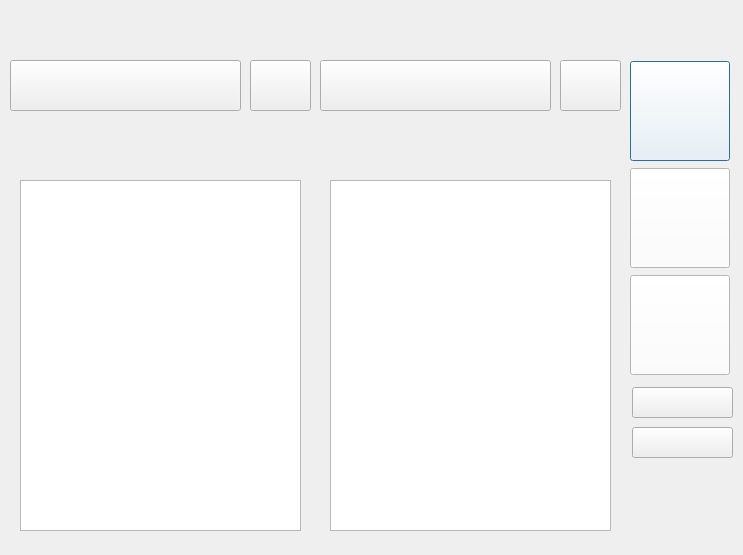
<?xml version="1.0" encoding="UTF-8"?>
<ui version="4.0">
 <class>Dialog</class>
 <widget class="QDialog" name="Dialog">
  <property name="geometry">
   <rect>
    <x>0</x>
    <y>0</y>
    <width>743</width>
    <height>555</height>
   </rect>
  </property>
  <property name="minimumSize">
   <size>
    <width>743</width>
    <height>555</height>
   </size>
  </property>
  <property name="maximumSize">
   <size>
    <width>743</width>
    <height>555</height>
   </size>
  </property>
  <property name="windowTitle">
   <string>Dialog</string>
  </property>
  <property name="styleSheet">
   <string notr="true"/>
  </property>
  <widget class="QWidget" name="widget_3" native="true">
   <property name="geometry">
    <rect>
     <x>-30</x>
     <y>-6</y>
     <width>801</width>
     <height>561</height>
    </rect>
   </property>
   <property name="minimumSize">
    <size>
     <width>300</width>
     <height>500</height>
    </size>
   </property>
   <property name="styleSheet">
    <string notr="true"/>
   </property>
  </widget>
  <widget class="QWidget" name="layoutWidget">
   <property name="geometry">
    <rect>
     <x>630</x>
     <y>60</y>
     <width>102</width>
     <height>316</height>
    </rect>
   </property>
   <layout class="QVBoxLayout" name="verticalLayout">
    <item>
     <widget class="QPushButton" name="lock_pushButton">
      <property name="minimumSize">
       <size>
        <width>100</width>
        <height>100</height>
       </size>
      </property>
      <property name="maximumSize">
       <size>
        <width>100</width>
        <height>100</height>
       </size>
      </property>
      <property name="layoutDirection">
       <enum>Qt::LeftToRight</enum>
      </property>
      <property name="styleSheet">
       <string notr="true">background-color: rgb(255, 255, 255);</string>
      </property>
      <property name="text">
       <string/>
      </property>
     </widget>
    </item>
    <item>
     <widget class="QPushButton" name="unlock_pushButton">
      <property name="minimumSize">
       <size>
        <width>100</width>
        <height>100</height>
       </size>
      </property>
      <property name="maximumSize">
       <size>
        <width>100</width>
        <height>100</height>
       </size>
      </property>
      <property name="styleSheet">
       <string notr="true">background-color: rgb(255, 255, 255);</string>
      </property>
      <property name="text">
       <string/>
      </property>
     </widget>
    </item>
    <item>
     <widget class="QPushButton" name="quit_pushButton">
      <property name="minimumSize">
       <size>
        <width>100</width>
        <height>100</height>
       </size>
      </property>
      <property name="maximumSize">
       <size>
        <width>100</width>
        <height>100</height>
       </size>
      </property>
      <property name="styleSheet">
       <string notr="true">background-color: rgb(255, 255, 255);</string>
      </property>
      <property name="text">
       <string/>
      </property>
     </widget>
    </item>
   </layout>
  </widget>
  <widget class="QPushButton" name="Select_pushButton">
   <property name="geometry">
    <rect>
     <x>10</x>
     <y>60</y>
     <width>231</width>
     <height>51</height>
    </rect>
   </property>
   <property name="text">
    <string/>
   </property>
  </widget>
  <widget class="QWidget" name="Folder_widget" native="true">
   <property name="geometry">
    <rect>
     <x>10</x>
     <y>119</y>
     <width>300</width>
     <height>421</height>
    </rect>
   </property>
   <property name="minimumSize">
    <size>
     <width>300</width>
     <height>400</height>
    </size>
   </property>
   <property name="maximumSize">
    <size>
     <width>16777215</width>
     <height>16777215</height>
    </size>
   </property>
   <property name="styleSheet">
    <string notr="true"/>
   </property>
  </widget>
  <widget class="QPushButton" name="Folder_pushButton">
   <property name="geometry">
    <rect>
     <x>320</x>
     <y>60</y>
     <width>231</width>
     <height>51</height>
    </rect>
   </property>
   <property name="text">
    <string/>
   </property>
  </widget>
  <widget class="QListWidget" name="listWidget_2">
   <property name="geometry">
    <rect>
     <x>330</x>
     <y>180</y>
     <width>281</width>
     <height>351</height>
    </rect>
   </property>
   <property name="styleSheet">
    <string notr="true"/>
   </property>
  </widget>
  <widget class="QWidget" name="widget_2" native="true">
   <property name="geometry">
    <rect>
     <x>319</x>
     <y>119</y>
     <width>301</width>
     <height>421</height>
    </rect>
   </property>
  </widget>
  <widget class="QListWidget" name="listWidget_1">
   <property name="geometry">
    <rect>
     <x>20</x>
     <y>180</y>
     <width>281</width>
     <height>351</height>
    </rect>
   </property>
  </widget>
  <widget class="QPushButton" name="Delete_pushButton">
   <property name="geometry">
    <rect>
     <x>250</x>
     <y>60</y>
     <width>61</width>
     <height>51</height>
    </rect>
   </property>
   <property name="text">
    <string/>
   </property>
  </widget>
  <widget class="QPushButton" name="Delete_pushButton_2">
   <property name="geometry">
    <rect>
     <x>560</x>
     <y>60</y>
     <width>61</width>
     <height>51</height>
    </rect>
   </property>
   <property name="text">
    <string/>
   </property>
  </widget>
  <widget class="QPushButton" name="logout_pushButton">
   <property name="geometry">
    <rect>
     <x>632</x>
     <y>387</y>
     <width>101</width>
     <height>31</height>
    </rect>
   </property>
   <property name="text">
    <string/>
   </property>
  </widget>
  <widget class="QPushButton" name="login_pushButton">
   <property name="geometry">
    <rect>
     <x>632</x>
     <y>427</y>
     <width>101</width>
     <height>31</height>
    </rect>
   </property>
   <property name="text">
    <string/>
   </property>
  </widget>
  <zorder>widget_3</zorder>
  <zorder>layoutWidget</zorder>
  <zorder>Select_pushButton</zorder>
  <zorder>Folder_widget</zorder>
  <zorder>Folder_pushButton</zorder>
  <zorder>widget_2</zorder>
  <zorder>listWidget_2</zorder>
  <zorder>listWidget_1</zorder>
  <zorder>Delete_pushButton</zorder>
  <zorder>Delete_pushButton_2</zorder>
  <zorder>logout_pushButton</zorder>
  <zorder>login_pushButton</zorder>
 </widget>
 <resources/>
 <connections/>
</ui>
